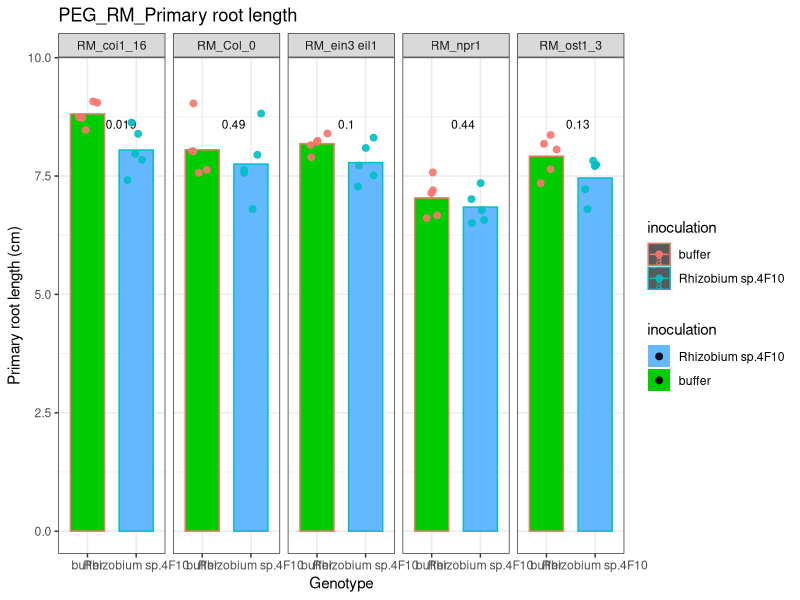
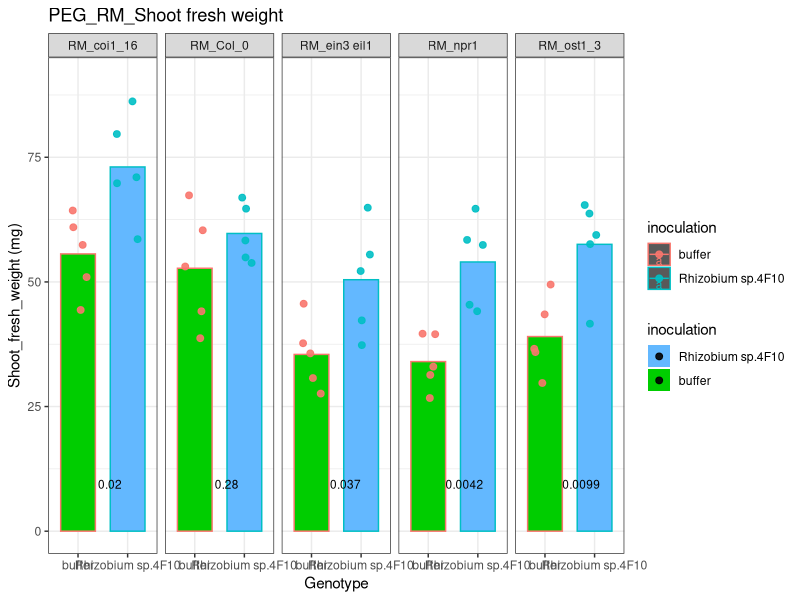
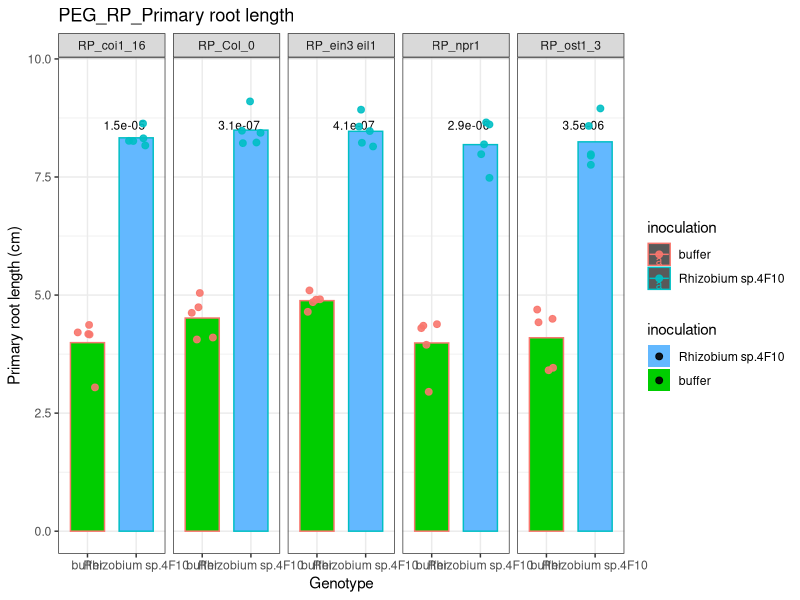
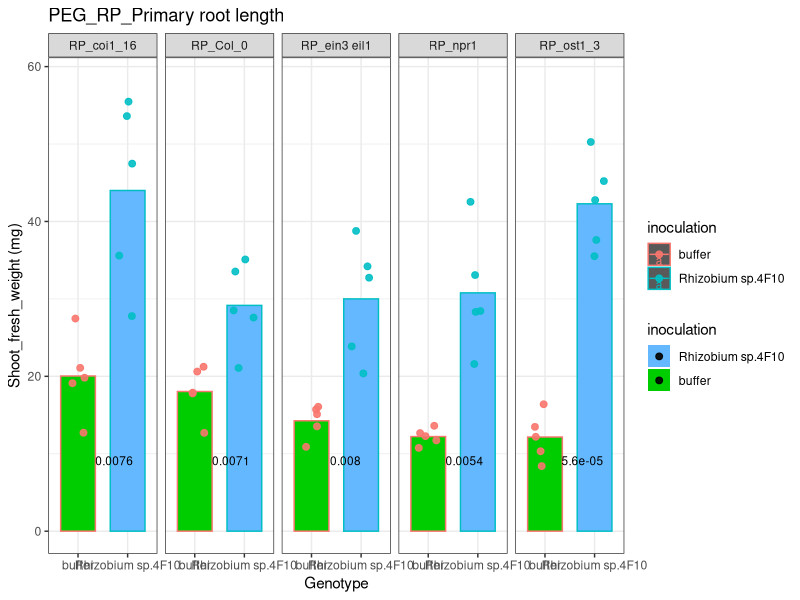

These charts were generated, in order, by the following R code:
## ---- chunk 1
knitr::opts_chunk$set(echo = TRUE)
## ---- chunk 2
library(dplyr)
library(ggplot2)
library(ggpubr)

# loading data 
data <- read.table("PEG_phenotype.txt", header = TRUE, sep = "\t")
gt <- c("Col_0", "ost1_3", "ein3 eil1", "coi1_16", "npr1")

# select the parameter
datai <- data %>% 
  filter(genotype %in% gt, group == "RM") %>%
  mutate(facet = paste(group, genotype, sep = "_"),
         inoculation = factor(inoculation, levels = c("buffer", "Rhizobium sp.4F10")))

# RM PRL
p1 <- ggplot(datai, aes(x = inoculation, 
                        y = primary_root_length, 
                        color = inoculation, 
                        group = inoculation, 
                        fill = inoculation)) +
  coord_cartesian(ylim = c(0, max(datai$primary_root_length) * 1.05)) +
  stat_summary(fun = mean, geom = "bar", width = 0.7) +
  stat_summary(fun.data = mean_sdl, fun.args = list(mult = 1), geom = "errorbar", width = 0.2) +
  stat_compare_means(method = "t.test", aes(label = ..p.format..), label.x.npc = "center", label.y = 8.5, size = 3.0) +
  geom_jitter(aes(colour=factor(inoculation)),
    position = position_jitter(0.22),
     size = 2,
     alpha=0.9)+
  labs(title = paste0("PEG_", unique(datai$group), "_", "Primary root length"), x = "Genotype", y = "Primary root length (cm)") +
  scale_fill_manual(values = c("green3", "steelblue1"), guide = guide_legend(reverse = TRUE)) +
  theme_bw()  +
  facet_grid(~facet, scales = 'free')
p1
# RM FW
p2 <- ggplot(datai, aes(x = inoculation, y = shoot_weight, color = inoculation, group = inoculation, fill = inoculation)) +
  coord_cartesian(ylim = c(0, max(datai$shoot_weight) * 1.05)) +
  stat_summary(fun = mean, geom = "bar", width = 0.7) +
  stat_summary(fun.data = mean_sdl, fun.args = list(mult = 1), geom = "errorbar", width = 0.2) +
  stat_compare_means(method = "t.test", 
                     aes(label = ..p.format..), # p.signif
                     label.x.npc = "center", 
                     label.y = 8.5, size = 3.0) +
  geom_jitter(aes(colour=factor(inoculation)),
    position = position_jitter(0.22),
     size = 2,
     alpha=0.9)+
  labs(title = paste0("PEG_", unique(datai$group), "_", "Shoot fresh weight"), x = "Genotype", y = "Shoot_fresh_weight (mg)") +
  scale_fill_manual(values = c("green3", "steelblue1"), guide = guide_legend(reverse = TRUE)) +
  theme_bw()  +
  facet_grid(~facet, scales = 'free')
p2

datai <- data %>% 
  filter(genotype %in% gt, group == "RP") %>%
  mutate(facet = paste(group, genotype, sep = "_"),
         inoculation = factor(inoculation, levels = c("buffer", "Rhizobium sp.4F10")))

# RP PRL
p3 <- ggplot(datai, aes(x = inoculation, y = primary_root_length, color = inoculation, group = inoculation, fill = inoculation)) +
  coord_cartesian(ylim = c(0, max(datai$primary_root_length) * 1.05)) +
  stat_summary(fun = mean, geom = "bar", width = 0.7) +
  stat_summary(fun.data = mean_sdl, fun.args = list(mult = 1), geom = "errorbar", width = 0.2) +
  stat_compare_means(method = "t.test", 
                     aes(label = ..p.format..), 
                     label.x.npc = "center", 
                     label.y = 8.5, size = 3.0) +
  geom_jitter(aes(colour=factor(inoculation)),
    position = position_jitter(0.22),
     size = 2,
     alpha=0.9)+
  labs(title = paste0("PEG_", unique(datai$group), "_", "Primary root length"), x = "Genotype", y = "Primary root length (cm)") +
  scale_fill_manual(values = c("green3", "steelblue1"), guide = guide_legend(reverse = TRUE)) +
  theme_bw()  +
  facet_grid(~facet, scales = 'free')
p3
# RP FW
p4 <- ggplot(datai, aes(x = inoculation, y = shoot_weight, color = inoculation, group = inoculation, fill = inoculation)) +
  coord_cartesian(ylim = c(0, max(datai$shoot_weight) * 1.05)) +
  stat_summary(fun = mean, geom = "bar", width = 0.7) +
  stat_summary(fun.data = mean_sdl, fun.args = list(mult = 1), geom = "errorbar", width = 0.2) +
  stat_compare_means(method = "t.test", aes(label = ..p.format..), label.x.npc = "center", label.y = 8.5, size = 3.0) +
  geom_jitter(aes(colour=factor(inoculation)),
    position = position_jitter(0.22),
     size = 2,
     alpha=0.9)+
  labs(title = paste0("PEG_", unique(datai$group), "_", "Primary root length"), x = "Genotype", y = "Shoot_fresh_weight (mg)") +
  scale_fill_manual(values = c("green3", "steelblue1"), guide = guide_legend(reverse = TRUE)) +
  theme_bw()  +
  facet_grid(~facet, scales = 'free')
p4
## ---- chunk 3
pall<-ggarrange(p1,p2,p3,p4,
          ncol = 4,nrow=1,
          labels = c("a","b","c","d"))

